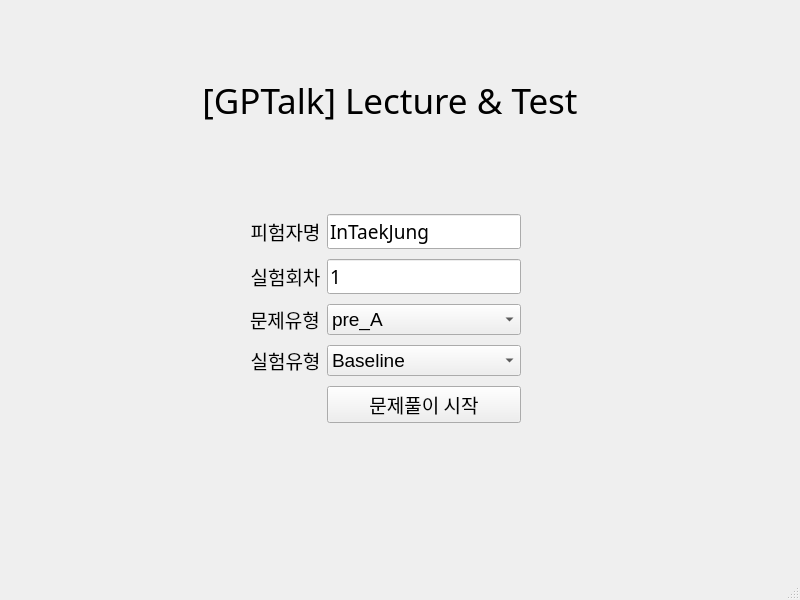
<?xml version="1.0" encoding="UTF-8"?>
<ui version="4.0">
 <class>MainWindow</class>
 <widget class="QMainWindow" name="MainWindow">
  <property name="geometry">
   <rect>
    <x>0</x>
    <y>0</y>
    <width>800</width>
    <height>600</height>
   </rect>
  </property>
  <property name="windowTitle">
   <string>MainWindow</string>
  </property>
  <widget class="QWidget" name="centralwidget">
   <widget class="QWidget" name="gridLayoutWidget">
    <property name="geometry">
     <rect>
      <x>250</x>
      <y>210</y>
      <width>271</width>
      <height>221</height>
     </rect>
    </property>
    <layout class="QGridLayout" name="gridLayout">
     <item row="1" column="0">
      <widget class="QLabel" name="nameLabel">
       <property name="font">
        <font>
         <family>나눔스퀘어_ac</family>
         <pointsize>14</pointsize>
        </font>
       </property>
       <property name="text">
        <string>피험자명</string>
       </property>
       <property name="alignment">
        <set>Qt::AlignCenter</set>
       </property>
      </widget>
     </item>
     <item row="3" column="1">
      <widget class="QComboBox" name="expTypeCBox">
       <property name="font">
        <font>
         <pointsize>14</pointsize>
        </font>
       </property>
       <item>
        <property name="text">
         <string>pre_A</string>
        </property>
       </item>
       <item>
        <property name="text">
         <string>pre_B</string>
        </property>
       </item>
       <item>
        <property name="text">
         <string>post_A</string>
        </property>
       </item>
       <item>
        <property name="text">
         <string>post_B</string>
        </property>
       </item>
      </widget>
     </item>
     <item row="3" column="0">
      <widget class="QLabel" name="expTypeLabel">
       <property name="font">
        <font>
         <family>나눔스퀘어_ac</family>
         <pointsize>14</pointsize>
        </font>
       </property>
       <property name="text">
        <string>문제유형</string>
       </property>
      </widget>
     </item>
     <item row="1" column="1">
      <widget class="QLineEdit" name="nameLEdit">
       <property name="font">
        <font>
         <family>나눔스퀘어_ac</family>
         <pointsize>14</pointsize>
        </font>
       </property>
       <property name="text">
        <string>InTaekJung</string>
       </property>
      </widget>
     </item>
     <item row="5" column="1">
      <widget class="QPushButton" name="startBtn">
       <property name="sizePolicy">
        <sizepolicy hsizetype="Minimum" vsizetype="Fixed">
         <horstretch>0</horstretch>
         <verstretch>0</verstretch>
        </sizepolicy>
       </property>
       <property name="font">
        <font>
         <family>나눔스퀘어_ac</family>
         <pointsize>14</pointsize>
        </font>
       </property>
       <property name="text">
        <string>문제풀이 시작</string>
       </property>
      </widget>
     </item>
     <item row="2" column="0">
      <widget class="QLabel" name="expCntLabel">
       <property name="font">
        <font>
         <family>나눔스퀘어_ac</family>
         <pointsize>14</pointsize>
        </font>
       </property>
       <property name="text">
        <string>실험회차</string>
       </property>
       <property name="alignment">
        <set>Qt::AlignCenter</set>
       </property>
      </widget>
     </item>
     <item row="2" column="1">
      <widget class="QLineEdit" name="expCntLEdit">
       <property name="font">
        <font>
         <family>나눔스퀘어_ac</family>
         <pointsize>14</pointsize>
        </font>
       </property>
       <property name="text">
        <string>1</string>
       </property>
      </widget>
     </item>
     <item row="4" column="0">
      <widget class="QLabel" name="exptype2Label">
       <property name="font">
        <font>
         <family>나눔스퀘어_ac</family>
         <pointsize>14</pointsize>
        </font>
       </property>
       <property name="text">
        <string>실험유형</string>
       </property>
       <property name="alignment">
        <set>Qt::AlignCenter</set>
       </property>
      </widget>
     </item>
     <item row="4" column="1">
      <widget class="QComboBox" name="expType2CBox">
       <property name="font">
        <font>
         <pointsize>14</pointsize>
        </font>
       </property>
       <item>
        <property name="text">
         <string>Baseline</string>
        </property>
       </item>
       <item>
        <property name="text">
         <string>GPTalk</string>
        </property>
       </item>
      </widget>
     </item>
    </layout>
   </widget>
   <widget class="QLabel" name="titleLabel">
    <property name="geometry">
     <rect>
      <x>170</x>
      <y>80</y>
      <width>440</width>
      <height>41</height>
     </rect>
    </property>
    <property name="font">
     <font>
      <family>나눔스퀘어_ac</family>
      <pointsize>26</pointsize>
     </font>
    </property>
    <property name="text">
     <string>[GPTalk] Lecture &amp; Test</string>
    </property>
    <property name="alignment">
     <set>Qt::AlignCenter</set>
    </property>
   </widget>
  </widget>
  <widget class="QMenuBar" name="menubar">
   <property name="geometry">
    <rect>
     <x>0</x>
     <y>0</y>
     <width>800</width>
     <height>21</height>
    </rect>
   </property>
  </widget>
  <widget class="QStatusBar" name="statusbar"/>
 </widget>
 <resources/>
 <connections/>
</ui>
